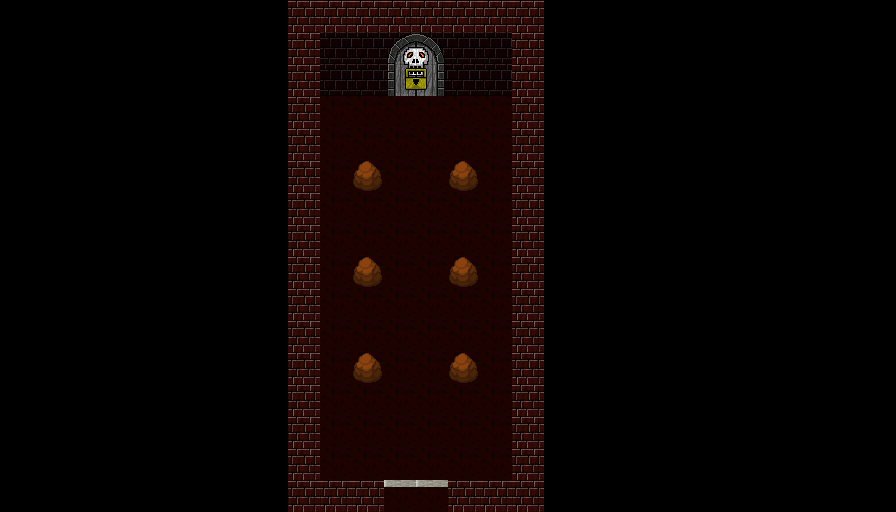

A 2D game scene composited from a Tiled map and its tileset images. What follows is a short description and the map's XML, with every tile layer's data as written:
An orthogonal 28x16 tile map with 32x32 px tiles, 2 tile layers (Capa de Patrones 1, Capa de patrones 2) and 10 objects.

<map version="1.0" orientation="orthogonal" renderorder="left-up" width="28" height="16" tilewidth="32" tileheight="32" nextobjectid="11">
 <tileset firstgid="1" name="1" tilewidth="32" tileheight="32" tilecount="100" columns="10">
  <image source="../Storm_Bullets_Beta/recursos/imagenes/hojasTexturas/1.png" width="320" height="320" />
 </tileset>
 <layer name="Capa de Patrones 1" width="28" height="16">
  <data encoding="csv">
0,0,0,0,0,0,0,0,0,2,2,2,2,2,2,2,2,0,0,0,0,0,0,0,0,0,0,0,
0,0,0,0,0,0,0,0,0,2,3,3,3,3,3,3,2,0,0,0,0,0,0,0,0,0,0,0,
0,0,0,0,0,0,0,0,0,2,3,3,3,3,3,3,2,0,0,0,0,0,0,0,0,0,0,0,
0,0,0,0,0,0,0,0,0,2,1,1,1,1,1,1,2,0,0,0,0,0,0,0,0,0,0,0,
0,0,0,0,0,0,0,0,0,2,1,1,1,1,1,1,2,0,0,0,0,0,0,0,0,0,0,0,
0,0,0,0,0,0,0,0,0,2,1,1,1,1,1,1,2,0,0,0,0,0,0,0,0,0,0,0,
0,0,0,0,0,0,0,0,0,2,1,1,1,1,1,1,2,0,0,0,0,0,0,0,0,0,0,0,
0,0,0,0,0,0,0,0,0,2,1,1,1,1,1,1,2,0,0,0,0,0,0,0,0,0,0,0,
0,0,0,0,0,0,0,0,0,2,1,1,1,1,1,1,2,0,0,0,0,0,0,0,0,0,0,0,
0,0,0,0,0,0,0,0,0,2,1,1,1,1,1,1,2,0,0,0,0,0,0,0,0,0,0,0,
0,0,0,0,0,0,0,0,0,2,1,1,1,1,1,1,2,0,0,0,0,0,0,0,0,0,0,0,
0,0,0,0,0,0,0,0,0,2,1,1,1,1,1,1,2,0,0,0,0,0,0,0,0,0,0,0,
0,0,0,0,0,0,0,0,0,2,1,1,1,1,1,1,2,0,0,0,0,0,0,0,0,0,0,0,
0,0,0,0,0,0,0,0,0,2,1,1,1,1,1,1,2,0,0,0,0,0,0,0,0,0,0,0,
0,0,0,0,0,0,0,0,0,2,1,1,1,1,1,1,2,0,0,0,0,0,0,0,0,0,0,0,
0,0,0,0,0,0,0,0,0,2,2,2,1,1,2,2,2,0,0,0,0,0,0,0,0,0,0,0
</data>
 </layer>
 <layer name="Capa de patrones 2" width="28" height="16">
  <data encoding="csv">
0,0,0,0,0,0,0,0,0,0,0,0,0,0,0,0,0,0,0,0,0,0,0,0,0,0,0,0,
0,0,0,0,0,0,0,0,0,0,0,0,18,16,0,0,0,0,0,0,0,0,0,0,0,0,0,0,
0,0,0,0,0,0,0,0,0,0,0,0,14,4,0,0,0,0,0,0,0,0,0,0,0,0,0,0,
0,0,0,0,0,0,0,0,0,0,0,0,0,0,0,0,0,0,0,0,0,0,0,0,0,0,0,0,
0,0,0,0,0,0,0,0,0,0,0,0,0,0,0,0,0,0,0,0,0,0,0,0,0,0,0,0,
0,0,0,0,0,0,0,0,0,0,0,12,0,0,12,0,0,0,0,0,0,0,0,0,0,0,0,0,
0,0,0,0,0,0,0,0,0,0,0,0,0,0,0,0,0,0,0,0,0,0,0,0,0,0,0,0,
0,0,0,0,0,0,0,0,0,0,0,0,0,0,0,0,0,0,0,0,0,0,0,0,0,0,0,0,
0,0,0,0,0,0,0,0,0,0,0,12,0,0,12,0,0,0,0,0,0,0,0,0,0,0,0,0,
0,0,0,0,0,0,0,0,0,0,0,0,0,0,0,0,0,0,0,0,0,0,0,0,0,0,0,0,
0,0,0,0,0,0,0,0,0,0,0,0,0,0,0,0,0,0,0,0,0,0,0,0,0,0,0,0,
0,0,0,0,0,0,0,0,0,0,0,12,0,0,12,0,0,0,0,0,0,0,0,0,0,0,0,0,
0,0,0,0,0,0,0,0,0,0,0,0,0,0,0,0,0,0,0,0,0,0,0,0,0,0,0,0,
0,0,0,0,0,0,0,0,0,0,0,0,0,0,0,0,0,0,0,0,0,0,0,0,0,0,0,0,
0,0,0,0,0,0,0,0,0,0,0,0,0,0,0,0,0,0,0,0,0,0,0,0,0,0,0,0,
0,0,0,0,0,0,0,0,0,0,0,0,9,9,0,0,0,0,0,0,0,0,0,0,0,0,0,0
</data>
 </layer>
 <objectgroup color="#aa0000" name="Capa de Objetos 1">
  <object id="1" x="288" y="0.333333" width="256" height="95" />
  <object id="2" x="288" y="95.3333" width="32.3333" height="416" />
  <object id="3" x="321" y="479.667" width="223.333" height="32" />
  <object id="4" x="512" y="95" width="31.6667" height="384.667" />
  <object id="5" x="352.333" y="159" width="31" height="32.3333" />
  <object id="6" x="448.667" y="160" width="30" height="30.6667" />
  <object id="7" x="352.667" y="254.667" width="30.3333" height="32" />
  <object id="8" x="447.667" y="255.667" width="31.6667" height="31" />
  <object id="9" x="353" y="351.667" width="30.6667" height="31.6667" />
  <object id="10" x="448.667" y="352.333" width="31.3333" height="31.6667" />
 </objectgroup>
</map>
